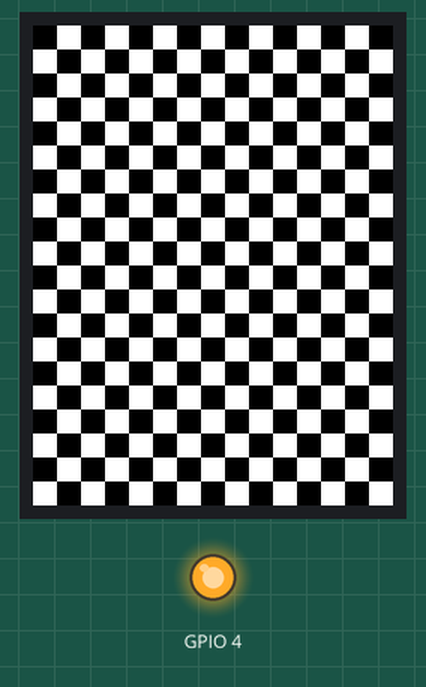
The program below on a simulated ESP32-S3. On the bench: 240×320 colour display, output pins drawn as LEDs (lit = HIGH). What the program prints to the serial monitor is not drawn.

Above: at 15.9 s.
At 21.0 s:
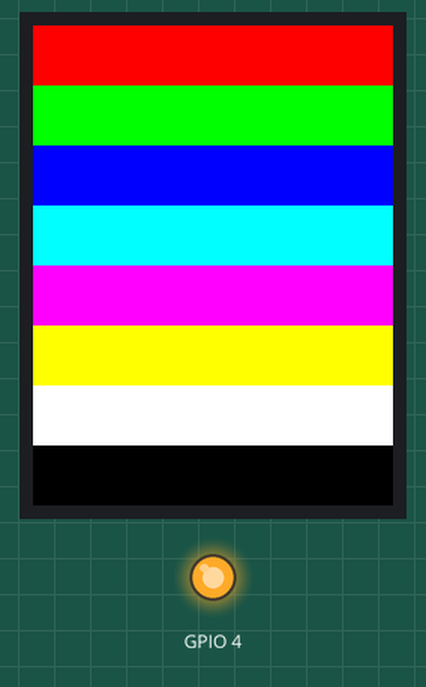
At 26.2 s:
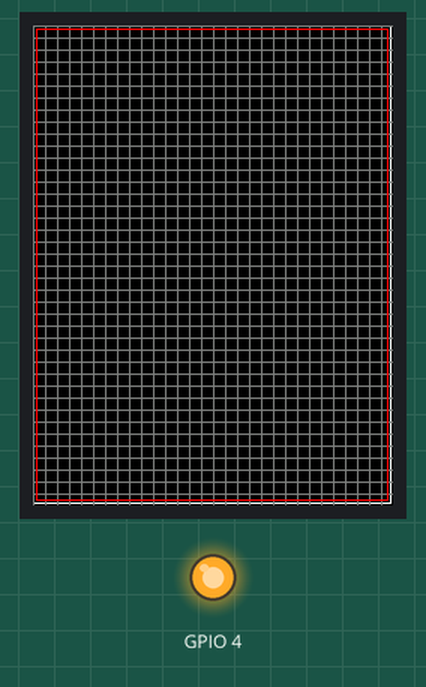

Measured:
- by itself, everything shown: repeats every 7.8 s, in 3 steps
- what the display in image 0 shows lasts 2.6 s, from 15.8 s to 18.4 s

The program:

main.cpp
```cpp
#include <Arduino.h>
#include <TFT_eSPI.h>
#include "esp_system.h"

TFT_eSPI tft = TFT_eSPI();

static void screenInfo() {
  Serial.println();
  Serial.println("=== SUPER 1.8 TFT ST7735S TESTER ===");
  Serial.println("Rotation: 180 degrees");
  Serial.println("Resolution: 128x160");
  Serial.println("SPI: SCK=5 MOSI=6 CS=16 DC=7 RST=15 BL=4");
}

static void solid(uint16_t color, const char* name) {
  tft.fillScreen(color);
  Serial.print("TEST: ");
  Serial.println(name);
  delay(1500);
}

static void colorBars() {
  const uint16_t colors[] = {
    TFT_RED, TFT_GREEN, TFT_BLUE, TFT_CYAN,
    TFT_MAGENTA, TFT_YELLOW, TFT_WHITE, TFT_BLACK
  };
  const char* names[] = {
    "RED", "GREEN", "BLUE", "CYAN",
    "MAGENTA", "YELLOW", "WHITE", "BLACK"
  };
  const int barH = tft.height() / 8;
  for (int i = 0; i < 8; ++i) {
    tft.fillRect(0, i * barH, tft.width(), barH, colors[i]);
    Serial.print("BAR: ");
    Serial.println(names[i]);
  }
  delay(2500);
}

static void checkerboard() {
  const int cell = 16;
  for (int y = 0; y < tft.height(); y += cell) {
    for (int x = 0; x < tft.width(); x += cell) {
      bool on = ((x / cell) + (y / cell)) & 1;
      tft.fillRect(x, y, cell, cell, on ? TFT_WHITE : TFT_BLACK);
    }
  }
  delay(2500);
}

static void borderAndGrid() {
  tft.fillScreen(TFT_BLACK);
  tft.drawRect(0, 0, tft.width() - 1, tft.height() - 1, TFT_WHITE);
  for (int x = 0; x < tft.width(); x += 8)
    tft.drawFastVLine(x, 0, tft.height(), TFT_DARKGREY);
  for (int y = 0; y < tft.height(); y += 8)
    tft.drawFastHLine(0, y, tft.width(), TFT_DARKGREY);
  tft.drawRect(2, 2, tft.width() - 5, tft.height() - 5, TFT_RED);
  delay(2500);
}

void setup() {
  Serial.begin(115200);
  delay(300);

  pinMode(4, OUTPUT);
  digitalWrite(4, HIGH);

  screenInfo();
  tft.init();
  tft.setRotation(2);
  tft.fillScreen(TFT_BLACK);

  Serial.println("DISPLAY INIT OK");

  solid(TFT_BLACK, "BLACK");
  solid(TFT_WHITE, "WHITE");
  solid(TFT_RED, "RED");
  solid(TFT_GREEN, "GREEN");
  solid(TFT_BLUE, "BLUE");
  solid(TFT_YELLOW, "YELLOW");
  solid(TFT_CYAN, "CYAN");
  solid(TFT_MAGENTA, "MAGENTA");
  colorBars();
  checkerboard();
  borderAndGrid();

  Serial.println("TEST COMPLETE - repeating");
}

void loop() {
  colorBars();
  checkerboard();
  borderAndGrid();
}
```
